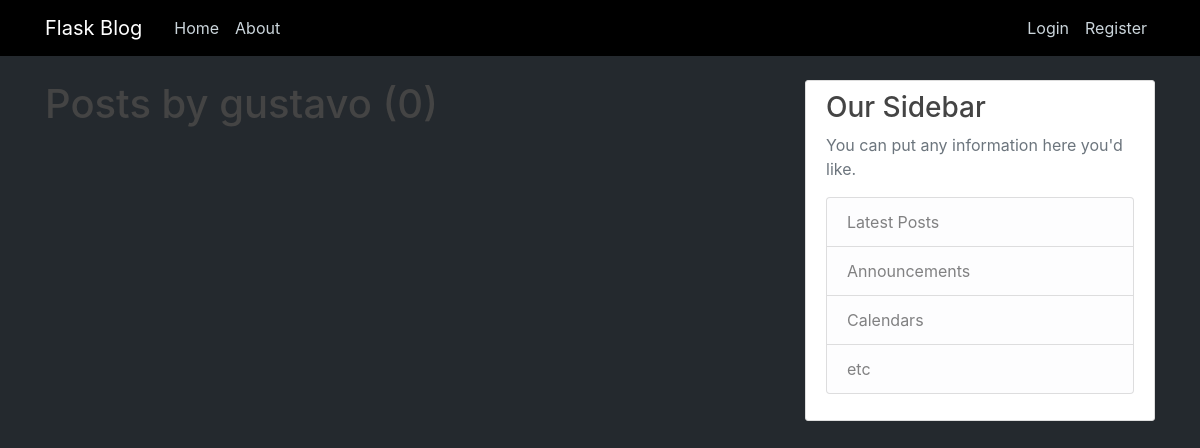
The page /user/gustavo on the database as committed earlier.
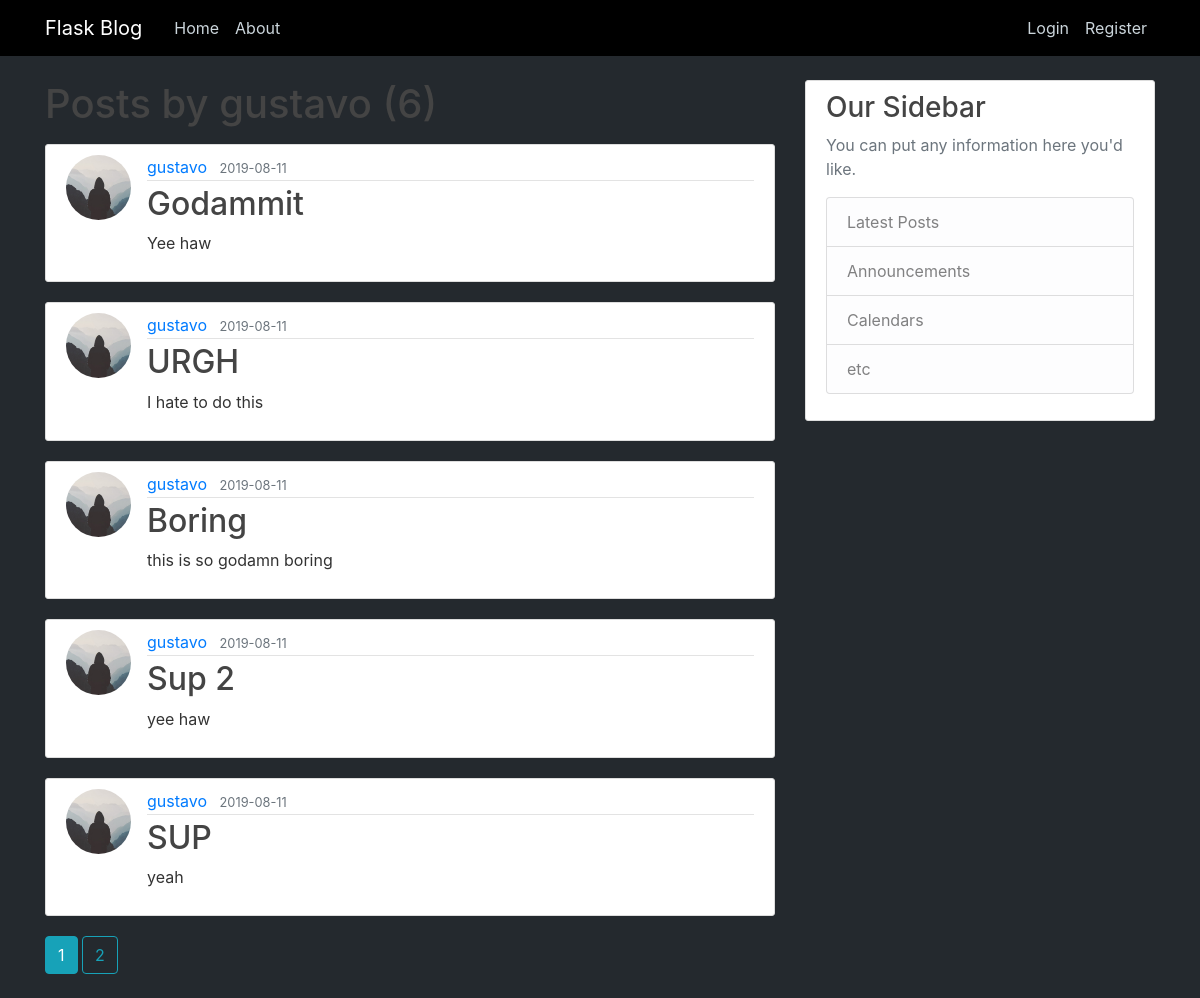
The same page on the database as committed later.
### flaskblog/posts/models.py (models this page shows, shortened)
class Post(db.Model):
    id = db.Column(db.Integer, primary_key=True, autoincrement=True)
    title = db.Column(db.String(100), nullable=False)
    date_posted = db.Column(db.DateTime, nullable=False, default=datetime.utcnow)
    content = db.Column(db.Text, nullable=False)
    user_id = db.Column(db.Integer, db.ForeignKey('user.id'), nullable=False)

### flaskblog/users/models.py (models this page shows, shortened)
class User(db.Model, UserMixin):
    id = db.Column(db.Integer, primary_key=True, autoincrement=True)
    username = db.Column(db.String(20), unique=True, nullable=False)
    email = db.Column(db.String(120), unique=True, nullable=False)
    image_file = db.Column(db.String(20), nullable=False, default='default.jpg')
    password = db.Column(db.String(60), nullable=False)
    posts = db.relationship('Post', backref='author', lazy=True)

### flaskblog/users/routes.py (the view)
@users.route('/user/<string:username>')
def user_posts(username):
    page = request.args.get('page', 1, type=int)
    user = User.query.filter_by(username=username).first_or_404()
    posts = Post.query.filter_by(author=user)\
        .order_by(Post.date_posted.desc())\
        .paginate(per_page=5, page=page)
    return render_template('user_posts.html', posts=posts, user=user)

### flaskblog/templates/user_posts.html
{% extends "layout.html" %}
{% block content %}
    <h1 class="mb-3">Posts by {{ user.username }} ({{ posts.total }})</h1>
    {% for post in posts.items %}
        <article class="media content-section">
          <img class="rounded-circle article-img" src="{{ url_for('static', filename='profile_pics/' + post.author.image_file) }}">
          <div class="media-body">
            <div class="article-metadata">
              <a class="mr-2" href="{{ url_for('users.user_posts', username=post.author.username) }}">{{ post.author.username }}</a>
              <small class="text-muted">{{ post.date_posted.strftime('%Y-%m-%d') }}</small>
            </div>
            <h2><a class="article-title" href="{{ url_for('posts.post', post_id=post.id) }}">{{ post.title }}</a></h2>
            <p class="article-content">{{ post.content }}</p>
          </div>
        </article>
    {% endfor %}
    {% for page_num in posts.iter_pages(left_edge=1, right_edge=1, left_current=1, right_current=2) %}
      {% if page_num %}
        {% if posts.page == page_num %}
          <a class="btn btn-info mb-4" href="{{ url_for('users.user_posts', username=user.username, page=page_num) }}">{{ page_num }}</a>
        {% else %}
          <a class="btn btn-outline-info mb-4" href="{{ url_for('users.user_posts', username=user.username, page=page_num) }}">{{ page_num }}</a>
        {% endif %}
      {% else %}
        ...
      {% endif %}
    {% endfor %}
{% endblock content %}

Rows that differ between the two databases and show on the page:
added Post: image_file (placeholder picture), author.username "gustavo", date_posted "2019-08-11", title "Godammit", content "Yee haw"
added Post: image_file (placeholder picture), author.username "gustavo", date_posted "2019-08-11", title "URGH", content "I hate to do this"
added Post: image_file (placeholder picture), author.username "gustavo", date_posted "2019-08-11", title "Boring", content "this is so godamn boring"
added Post: image_file (placeholder picture), author.username "gustavo", date_posted "2019-08-11", title "Sup 2", content "yee haw"
added Post: image_file (placeholder picture), author.username "gustavo", date_posted "2019-08-11", title "SUP", content "yeah"
Other text that changed with them:
{{ posts.total }}: "0" → "6"
new list line: "1"
new list line: "2"
